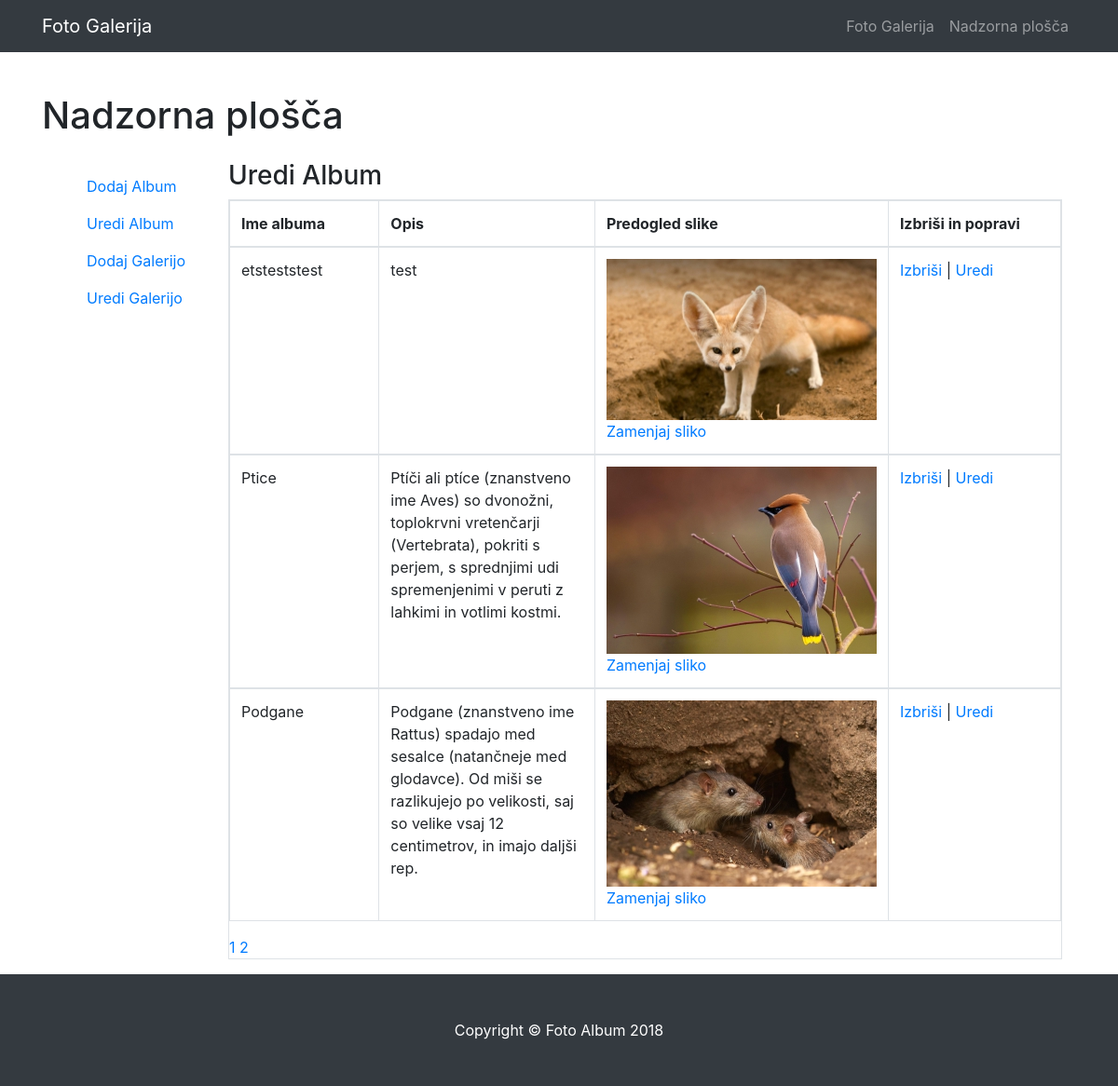
Before: /admin/uredialbum.php with the older database file.
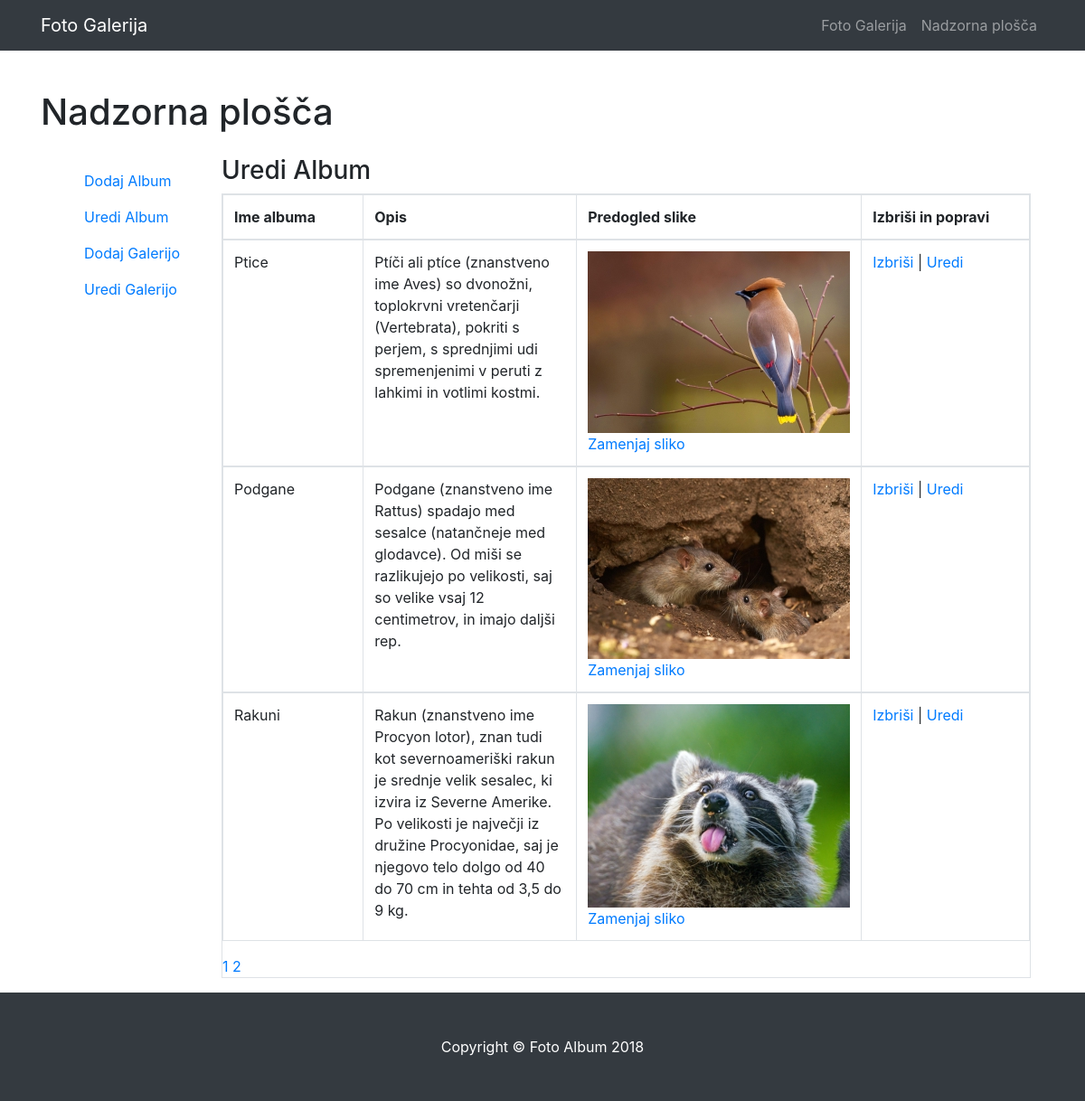
After: the same page with the newer database file.
### tables this page shows
CREATE TABLE `album` (
  `ID` int(10) NOT NULL,
  `naslov_albuma` varchar(500) NOT NULL,
  `opis_albuma` varchar(1000) NOT NULL,
  `slika` varchar(500) NOT NULL,
  `status` varchar(20) NOT NULL
);

### admin/uredialbum.php (the view, shortened to what this page needs)
<?php
include 'glava.php';
include 'meni-admin.php';
?>
    <div class="container">
      <h1 class="my-4">Nadzorna plošča</h1>
<div class="container-fluid">
  <div class="row">
    <div class="col-sm-3 col-lg-2">
      <nav class="navbar navbar-default navbar-fixed-side">
<?php
include 'meni-stranski.php';
?>
      </nav>
    </div>
    <div class="col-sm-9 col-lg-10">
      <h3>Uredi Album</h3>
                        <div class="panel-body">
                           <div class="table-responsive table-bordered">
                           <?php
include "povezi.php";
if (isset($_GET["stran"])) { $stran = $_GET["stran"]; } else { $stran=1; };
$zacetnastran = ($stran-1) * 3;
$result = mysqli_query ($povezi, "SELECT * FROM album WHERE status='procesiranje' ORDER BY ID DESC LIMIT $zacetnastran, 3");
?>
<table class="table">
	<thead>
		<tr>
			<th width="20%">Ime albuma</th>
			<th width="30%">Opis</th>
			<th width="25%">Predogled slike</th>
			<th colspan=2 width="25%">Izbriši in popravi</th>
		</tr>
	</thead>
<?php
while ($row = mysqli_fetch_assoc($result)) {
?>
<tbody>
	<tr>
		<td> <?php echo $row["naslov_albuma"]; ?> </td>
		<td><?php echo $row["opis_albuma"]; ?></td>
		<td><a href='uredi_sliko.php?uredi=<?php echo  $row["ID"];?>'><img src="zmanjsane_slike/<?php echo $row["slika"]; ?>"  width="290px"/>Zamenjaj sliko</a></td>
		<td><a href='zbrisi_sliko.php?zbrisi=<?php echo $row["ID"]; ?>'>Izbriši</a> | <a href = 'uredi_album.php?uredi=<?php echo $row["ID"]; ?> &ime_a=<?php echo $row["naslov_albuma"]; ?> &opis_a=<?php echo $row["opis_albuma"]; ?>&slika_a=<?php echo $row["slika"]; ?> '>Uredi</a>
                                        </tr>
										</tbody>
<?php
};
?>
</table>
<?php
$result = mysqli_query($povezi,"SELECT COUNT(naslov_albuma) FROM album");
$row = mysqli_fetch_row($result);
$vsi_albumi = $row[0];
$strani = ceil($vsi_albumi / 3);
for ($i=1; $i<=$strani; $i++) {
echo "<a href='uredialbum.php?stran=".$i."'>".$i."</a> ";
};
?>
                                </div>
                                </div>
                            </div>
                        </div>
                    </div>
    </div>
<?php include "noga.php"; ?>

### admin/glava.php (shortened to what this page needs)
<!DOCTYPE html>
<html lang="en">
  <head>
    <link href="vendor/bootstrap/css/bootstrap.css" rel="stylesheet">
	<link href="https://maxcdn.bootstrapcdn.com/bootstrap/4.0.0-beta.3/css/bootstrap.min.css" rel="stylesheet">
    <link href="css/3-col-portfolio.css" rel="stylesheet">
	<link href="vendor/bootstrap-tagsinput.css rel="stylesheet">
  </head>
  <body>

### admin/meni-admin.php (shortened to what this page needs)
<nav class="navbar navbar-expand-lg navbar-dark bg-dark fixed-top">
  <div class="container">
    <a class="navbar-brand" href="#">Foto Galerija</a>
    <div class="collapse navbar-collapse" id="navbarResponsive">
      <ul class="navbar-nav ml-auto">
          <a class="nav-link" href="../index.php">Foto Galerija
          </a>
        <li class="nav-item">
          <a class="nav-link" href="admin-domov.php">Nadzorna plošča</a>
        </li>
      </ul>
    </div>
  </div>
</nav>

### admin/meni-stranski.php
<ul class="navbar-nav ml-auto">
            <li class="nav-item active">
              <a class="nav-link" href="dodajalbum.php">Dodaj Album</a>
            </li>
            <li class="nav-item">
              <a class="nav-link" href="uredialbum.php">Uredi Album</a>
            </li>
		<li class="nav-item">
              <a class="nav-link" href="dodajgalerijo.php">Dodaj Galerijo</a>
            </li>
		<li class="nav-item">
              <a class="nav-link" href="uredigalerijo.php">Uredi Galerijo</a>
            </li>
          </ul>

### admin/noga.php (shortened to what this page needs)
    <footer class="py-5 bg-dark">
      <div class="container">
        <p class="m-0 text-center text-white">Copyright &copy; Foto Album 2018</p>
      </div>
    </footer>
  </body>
</html>

### admin/css/3-col-portfolio.css (style rules this page uses)
body { padding-top: 54px; }
@media (min-width: 992px) { body { padding-top: 56px; } }

### admin/uredialbum.php (style rules this page uses)
body { margin-top:20px; }

Changed rows visible on the page:
no longer on this page (row edited): album: naslov_albuma "etsteststest", opis_albuma "test", slika (picture)
now on this page (row unchanged): album: naslov_albuma "Rakuni", opis_albuma "Rakun (znanstveno ime Procyon lotor), znan tudi kot severnoameriški rakun je srednje velik sesalec, ki izvira iz Severne Amerike. Po velikosti je največji iz družine Procyonidae, saj je njegovo telo dolgo od 40 do 70 cm in tehta od 3,5 do 9 kg.", slika (picture)
